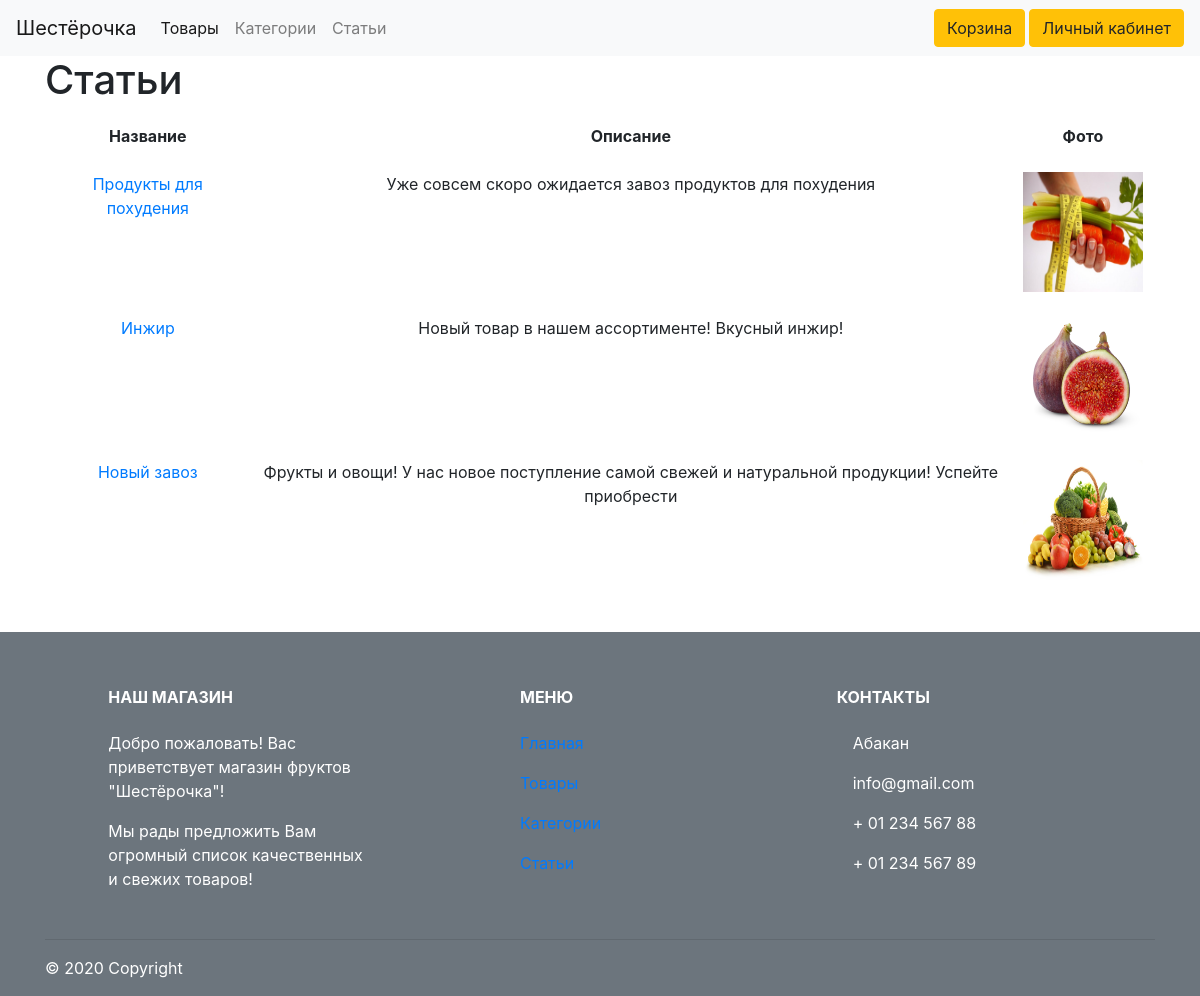
The page /article.php on the database as committed earlier.
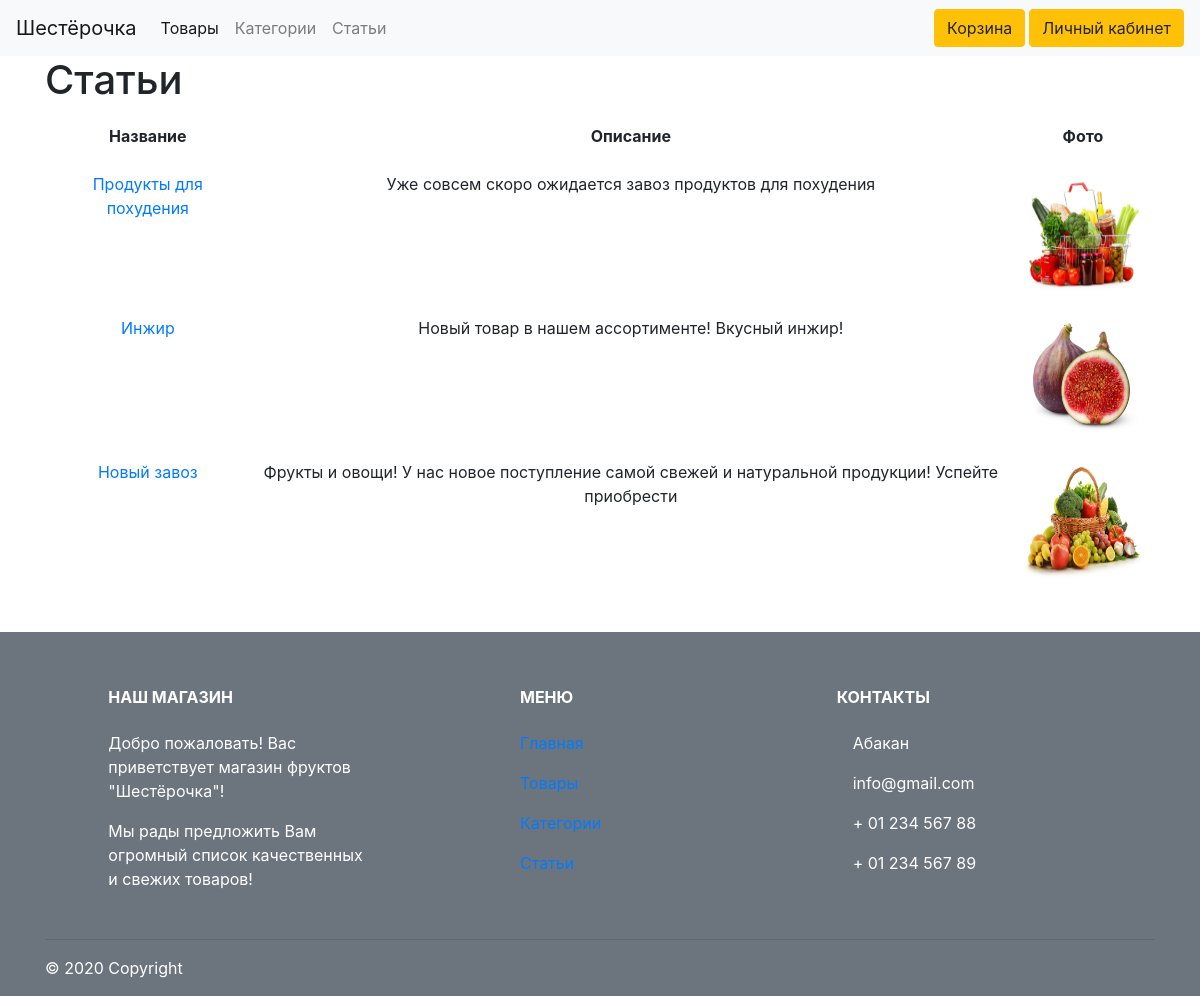
The same page on the database as committed later.
### tables this page shows
CREATE TABLE `article` (
  `id` int(11) NOT NULL,
  `user` int(11) NOT NULL,
  `name` varchar(255) NOT NULL,
  `text` text NOT NULL,
  `photo` varchar(255) NOT NULL
);

### article.php (the view, shortened to what this page needs)
<?php
require_once 'navbar.php';
?>
<!DOCTYPE html>
<html lang="en">
<head>
    <link rel="stylesheet" href="https://stackpath.bootstrapcdn.com/bootstrap/4.5.2/css/bootstrap.min.css">
</head>
<body>
<section class="container">
        <h1>Статьи</h1>
    <table class = "table table-borderless">
        <thead class="text-center">
        <tr>
            <th>Название</th>
            <th>Описание</th>
            <th>Фото</th>
        </tr>
        <?php
        $stmt = $pdo->query('SELECT *, `article`.id AS idR FROM `article` ORDER BY idR DESC');
        while ($row = $stmt->fetch())
        {
            echo "<tr>";
            echo '<td><a href="comments.php?id='.$row['id'].'">'.$row['name'].'</a></td>';
            echo '<td>'.$row['text'].'</td>';
            echo '<td><img src="images/'.$row['photo'].'" alt="Здесь должна быть картинка" width="120" height="120"></td>';
            echo "</tr>";
        }
        ?>
        </table>
        <br>
</section>
<?php
require_once 'footer.php';
?>
</body>
</html>

Rows that differ between the two databases and show on the page:
changed article "Продукты для похудения": photo: a different picture
